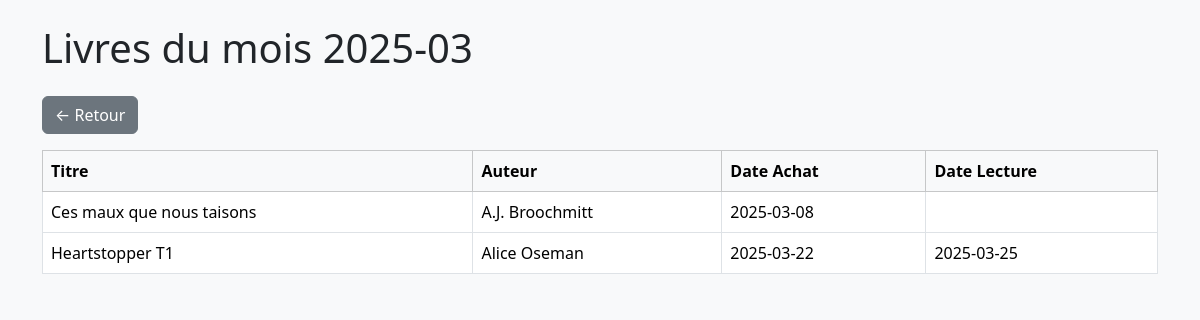
The app's page /php/details.php?mois=2025-03, older data.
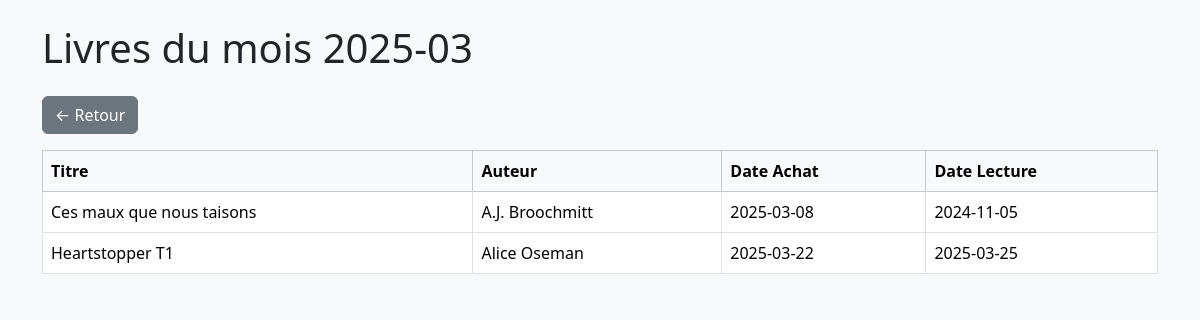
The same page, newer data.
### tables this page shows
CREATE TABLE `library` (
  `ID` int(11) NOT NULL,
  `Auteur` varchar(50) NOT NULL,
  `Titre` varchar(62) NOT NULL,
  `Dedicace` varchar(3) NOT NULL,
  `Marquepages` varchar(30) DEFAULT NULL,
  `Goodies` varchar(30) DEFAULT NULL,
  `ISBN` varchar(17) DEFAULT NULL,
  `Format` varchar(14) DEFAULT NULL,
  `Prix` decimal(10,2) DEFAULT NULL,
  `Date_achat` date DEFAULT NULL,
  `Date_lecture` date DEFAULT NULL,
  `Relecture` date DEFAULT NULL,
  `Chronique_ecrite` varchar(30) DEFAULT NULL,
  `Chronique_publiee` varchar(30) DEFAULT NULL,
  `Details` varchar(255) DEFAULT NULL,
  `Chronique` varchar(255) DEFAULT NULL,
  `Maison_edition` varchar(39) DEFAULT NULL,
  `Nombre_pages` varchar(4) DEFAULT NULL,
  `Notation` varchar(13) DEFAULT NULL,
  `Genre` varchar(28) DEFAULT NULL,
  `Couverture` varchar(255) DEFAULT NULL,
  `Couple` varchar(37) DEFAULT NULL,
  `Themes` varchar(255) DEFAULT NULL,
  `Date_achat_temp` date DEFAULT NULL,
  `localisation` varchar(255) NOT NULL
);

### php/details.php (the view, shortened to what this page needs)
<?php
include 'connexion.php';
$annee = $_GET['annee'] ?? null;
$mois = $_GET['mois'] ?? null;
$livres = [];
try {
    if ($annee) {
        $stmt = $pdo->prepare("
            SELECT * FROM library
            WHERE (YEAR(Date_achat) = :annee OR YEAR(Date_lecture) = :annee)
            ORDER BY Date_achat, Date_lecture
        ");
        $stmt->execute(['annee' => $annee]);
        $livres = $stmt->fetchAll(PDO::FETCH_ASSOC);
        $titre = "Livres de l'année $annee";
    } elseif ($mois) {
        $stmt = $pdo->prepare("
            SELECT * FROM library
            WHERE (DATE_FORMAT(Date_achat, '%Y-%m') = :mois OR DATE_FORMAT(Date_lecture, '%m-%Y') = :mois)
            ORDER BY Date_achat, Date_lecture
        ");
        $stmt->execute(['mois' => $mois]);
        $livres = $stmt->fetchAll(PDO::FETCH_ASSOC);
        $titre = "Livres du mois $mois";
    } else {
        $titre = "Période non spécifiée";
    }
} catch (PDOException $e) {
    $erreur = "Erreur lors de la récupération : " . $e->getMessage();
}
?>
<!DOCTYPE html>
<html lang="fr">
<head>
    <link rel="stylesheet" href="https://cdn.jsdelivr.net/npm/bootstrap@5.3.6/dist/css/bootstrap.min.css" />
</head>
<body class="bg-light">
<div class="container py-4">
    <h1 class="mb-4"><?= htmlspecialchars($titre) ?></h1>
    <a href="stats.php" class="btn btn-secondary mb-3">← Retour</a>
    <?php if (isset($erreur)): ?>
        <div class="alert alert-danger"><?= htmlspecialchars($erreur) ?></div>
    <?php elseif (empty($livres)): ?>
        <div class="alert alert-warning">Aucun livre trouvé pour cette période.</div>
    <?php else: ?>
        <div class="table-responsive">
            <table class="table table-bordered bg-white">
                <thead class="table-light">
                    <tr>
                        <th>Titre</th>
                        <th>Auteur</th>
                        <th>Date Achat</th>
                        <th>Date Lecture</th>
                    </tr>
                </thead>
                <tbody>
                    <?php foreach ($livres as $livre): ?>
                        <tr>
                            <td><?= htmlspecialchars($livre['Titre']) ?></td>
                            <td><?= htmlspecialchars($livre['Auteur']) ?></td>
                            <td><?= htmlspecialchars($livre['Date_achat']) ?></td>
                            <td><?= htmlspecialchars($livre['Date_lecture']) ?></td>
                        </tr>
                    <?php endforeach; ?>
                </tbody>
            </table>
        </div>
    <?php endif; ?>
</div>
</body>
</html>

Row changes from the older to the newer data that the page shows:
changed library "Ces maux que nous taisons": Date_lecture (not shown) → "2024-11-05"
